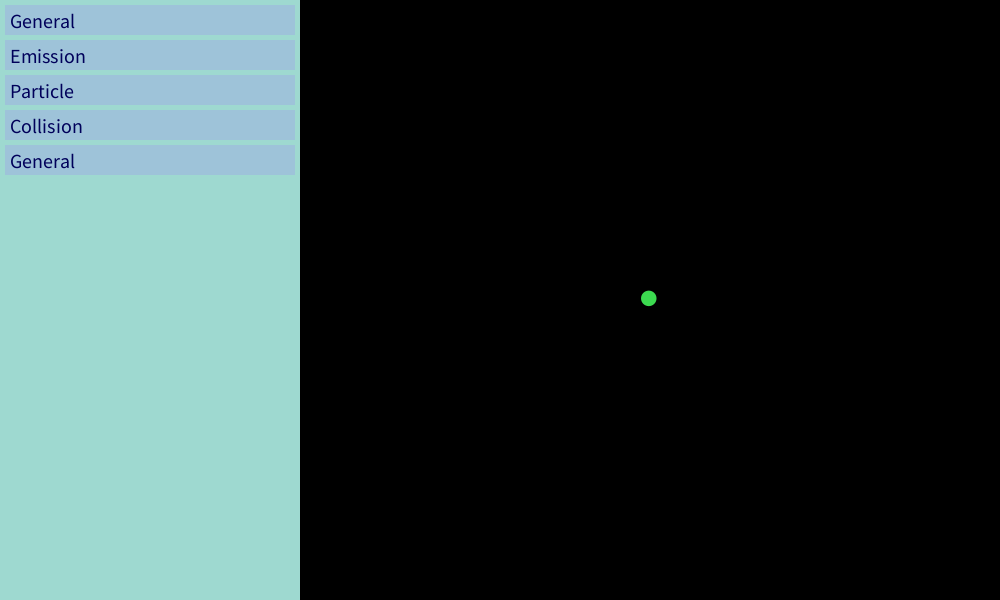
Frame 1 (no input)
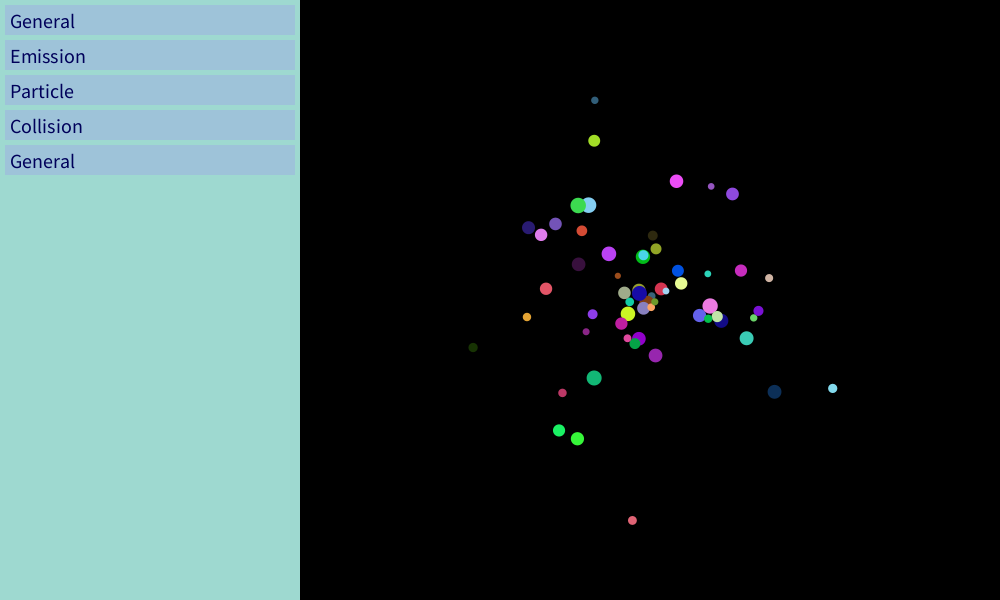
Frame 60 (the mouse pressed at the canvas centre just before this capture)
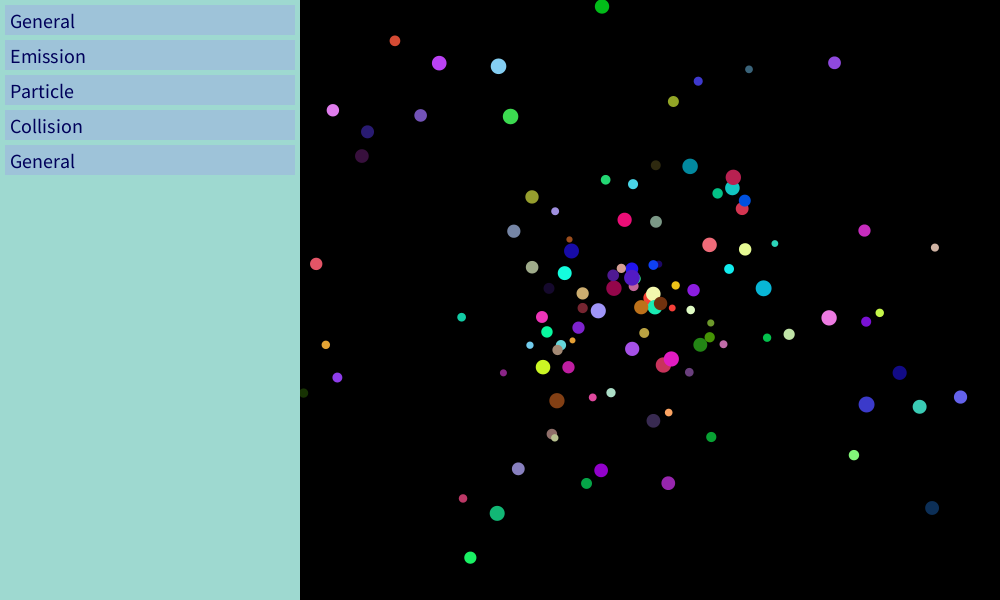
Frame 120 (the mouse held since frame 60 and released just before this capture)

The Processing sketch that drew these frames (run headless with seeded random() and noise(); from frame 60 on, the mouse is pressed at the canvas centre):

// Processing sketch: e
// ── e.pde
float groundY = 500;

//Menu
float menuWidth = 300;
float submenuHeight = 30;
float submenuSpace = 5;
float settingHeight = 55;
float settingSpace = 5;

float sliderHandleSize = 15;

color menuBackgroundColor = color(158, 217, 208);
color submenuColor = color(158, 195, 217);
color hoverColor = color(142, 186, 212);
color pressedColor = color(125, 172, 199);

int frame;
MenuHandler menuHandler = new MenuHandler();

Setting[] setting = {
  //int settings
  new Setting("framesBetweenDispenses", "Frames between each dispense", 0, 60, 0),
  new Setting("particlesPerDispense", "Particles per dispense", 1, 300, 1),
  new Setting("particleLifetime", "Particle lifetime", 1, 900, 180),
  new Setting("fadeFrame", "Frame to start fading", 1, 900, 150), //custom, based on totalFrames WIP
  //float settings
  new Setting("gravity", "Gravity", 0, 10.0, 0),
  new Setting("drag", "Drag", -0.01, 0.01, 0),
  //dual float settings
  new Setting("force", "Dispense force", 0.01, 30, new PVector(0.01, 5)),
  new Setting("angle", "Dispense angle", 0, 360, new PVector(0, 360)),
  new Setting("size", "Dispense size", 0.1, 100, new PVector(0.1, 14)),
  new Setting("minr", "Minimum R for RGB", 0, 255, new PVector(0, 255)),
  new Setting("ming", "Minimum G for RGB", 0, 255, new PVector(0, 255)),
  new Setting("minb", "Minimum B for RGB", 0, 255, new PVector(0, 255)),
  //boolean settings
  new Setting("fade", "Fade on/off", false),
  new Setting("groundcoll", "Collide with ground", false)
};

ParticleSystem ps1 = new ParticleSystem(
650, 300,  //x and y position
0,         //frames between dispenses
1,         //particles dispensed per dispense
1, 5,      //min force, max force        
180,       //particle lifetime
0, 360,    //min angle, max angle | 0 deg = right, 90 down, 180 left, 270 up
6, 16,     //min size, max size
true,      //fade particles
150,       //fade after frame
0.001      //Drag
);

void setup() {
  size(1000, 600);
  frameRate(60);
}

void draw() {
  background(0);
  ps1.update();
  //ps1.pos = new PVector(mouseX, mouseY);
  menuHandler.render();
  frame++;
  //print(getInt("fadeFrame") + "\n");
}

boolean mouseOn (float x, float y, float sx, float sy) {
  return (mouseX >= x && mouseX <= x+sx && mouseY >= y && mouseY <= y+sy);
}

color menuColor(float x1, float y1, float w, float h) {
  if (mouseOn(x1, y1, w, h)) {
    if (mousePressed) {
      return pressedColor;
    }
    return hoverColor;
  }
  else {
    return submenuColor;
  }
}

void mouseReleased() {
  menuHandler.mouseUp();
}

void mousePressed() {
  menuHandler.mouseDown();
}

//Finding variables by name
Setting findSetting (String name) {
  for (Setting s : setting) {
    if (s.callName.equals(name)) {
      return s;
    }
  }
  print("variable " + name + " not found");
  return null;
}

int getInt(String name) { 
  for (Setting s : setting) {
    if (s.callName.equals(name)) {
      return s.intValue;
    }
  }
  print("variable " + name + " not found");
  return 0;
}
float getFloat(String name) { 
  for (Setting s : setting) {
    if (s.callName.equals(name)) {
      return s.floatValue;
    }
  }
  print("variable " + name + " not found");
  return 0;
}
PVector getDual(String name) { 
  for (Setting s : setting) {
    if (s.callName.equals(name)) {
      return s.dualValue;
    }
  }
  print("variable " + name + " not found");
  return new PVector(0, 0);
}
boolean getBool(String name) { 
  for (Setting s : setting) {
    if (s.callName.equals(name)) {
      return s.boolValue;
    }
  }
  print("variable " + name + " not found");
  return false;
}

// ── MenuHandler.pde
class MenuHandler {
  Submenu[] submenu = new Submenu[5];
  String[] submenuNames = {
    "General",
    "Emission",
    "Particle",
    "Collision",
    "General"    
  };
  
  //0: int
  //1: float
  //2: dual float
  //3: boolean
  int[][][] menuDataUsed = {
    {{}, {1}, {}, {}},
    {{0, 1}, {}, {0, 1}, {}}, 
    {{2}, {0, 2}, {2, 3, 4, 5}, {0}}, 
    {{}, {}, {}, {1}}, 
    {{}, {}, {}, {}}, 
  };
  
  boolean anythingOpen = false;
  
  MenuHandler() {
    for (int i = 0; i < submenu.length; i++) {
      submenu[i] = new Submenu(submenuNames[i], i, menuDataUsed[i]);
    }
  }
  
  void render() {
    noStroke();
    fill(menuBackgroundColor);
    rect(0, 0, menuWidth, height);
    
    for (int i = 0; i < submenu.length; i++) {
      submenu[i].render(anythingOpen);
    }
    // back button
    if (anythingOpen) {
      fill(menuColor(submenuSpace, submenuSpace, 100, 50));
      rect(submenuSpace, submenuSpace, 100, 50);
      textSize(submenuHeight-10);
      fill(0, 0, 90);
      text("Back", settingSpace + 5, settingSpace*2 + 23);
    }
  }
  
  void mouseUp() {
    //Opens a submenu, but also closes all others
    if (anythingOpen && mouseOn(submenuSpace, submenuSpace, 100, 50)) {
      for (int b = 0; b < submenu.length; b++) {
        submenu[b].open = false;
      }
      anythingOpen = false;
    }
    else {
      for (int i = 0; i < submenu.length; i++) {
        submenu[i].mouseUp();
        if (!anythingOpen) {
          if (mouseOn(submenuSpace, (submenuHeight + submenuSpace)*i + submenuSpace, menuWidth-submenuSpace*2, submenuHeight)) {
            submenu[i].firstFrameOpen = true;
            submenu[i].open = true;
            anythingOpen = true;
            for (int b = 0; b < submenu.length; b++) {
              if (b != i) {
                submenu[b].open = false;
              }
            }
            break;
          }
        }
      }
    }
  }
  void mouseDown() {
    for (int i = 0; i < submenu.length; i++) {
      submenu[i].mouseDown();
    }
  }
}

// ── Particle.pde
class Particle {
  PVector pos;
  PVector vel;
  color colour = color(0);
  float weight;
  float drag;
  float size;
  int totalLifeTime;
  int lifeTime;
  
  //Fading
  boolean fade;
  int fadeFrame;
  
  Particle(float x, float y, float vx, float vy, float w, float d, float s, color c, int totLifeTime, boolean fadeEnabled, int fadeAfterFrame) {
    pos = new PVector(x, y);
    vel = new PVector(vx, vy);
    colour = c;
    weight = w;
    size = s;
    drag = d;
    totalLifeTime = totLifeTime;
    
    fade = fadeEnabled;
    fadeFrame = fadeAfterFrame;
  }
  
  void update() {
    updateVel();
    updatePos();
    render();
    lifeTime++;
  }
  
  void updateVel() {
    vel.y += getFloat("gravity")*weight*0.01;
    vel.y -= drag*vel.y;
    vel.x -= drag*vel.x;
  }
  
  void updatePos() {
    pos.add(vel);
    //Hitting the ground
    if (getBool("groundcoll")) {
      if (pos.y > groundY ) {
        pos.y = groundY;
        vel.y = -vel.y*random(0.4, 1);
        vel.x = 0.5*vel.x;
      }
    }
  }
  
  void render() {
    noStroke();
    fill(colour, (fade) ? map(lifeTime, fadeFrame, totalLifeTime, 255, 0) : 255);
    circle(pos.x, pos.y, size);
  }
  
  int getLifeTimeLeft() {
    return totalLifeTime-lifeTime;
  }
}

// ── ParticleSystem.pde
class ParticleSystem {
  PVector pos;
  
  
  /* OLDER VARIABLES
  int framesBetweenDispense;
  int amountPerDispense;
  float minForce, maxForce;
  int particleLifeTime;
  float minAngle, maxAngle;
  float minColour = 50;
  
  float minSize, maxSize;
  
  //Fading
  boolean fade;
  float fadeFrame;
  */
  
  ArrayList<Particle> particles = new ArrayList<Particle>();
  
  ParticleSystem(int x, int y, int f, int a, float mnForce, float mxForce, int lifeTime, float mnAngle, float mxAngle, float mnSize, float mxSize, boolean fadeEnabled, float fadeAfterFrame, float drag) {
    pos = new PVector(x, y);
    
    findSetting("framesBetweenDispenses").intValue = f;
    findSetting("particlesPerDispense").intValue = a;
    findSetting("particleLifetime").intValue = lifeTime;
    findSetting("fadeFrame").floatValue = fadeAfterFrame;
    findSetting("drag").floatValue = drag;
    findSetting("force").dualValue.x = mnForce;
    findSetting("force").dualValue.y = mxForce;
    findSetting("angle").dualValue.x = mnAngle;
    findSetting("angle").dualValue.y = mxAngle;
    findSetting("size").dualValue.x = mnSize;
    findSetting("size").dualValue.y = mxSize;
    findSetting("fade").boolValue = fadeEnabled;
    
  }
  
  void update() {
    if (getInt("framesBetweenDispenses") == 0) {
      dispenseParticle();
    }
    else if (frame % getInt("framesBetweenDispenses") == 0) {
      dispenseParticle();
    }
    //Updating particles
    for (int i = particles.size() - 1; i >= 0; i--) {
      particles.get(i).update();  
      if (particles.get(i).getLifeTimeLeft() < 0) {
        particles.remove(i);
      }
    }
  }
  
  void dispenseParticle() {
    for (int i = 0; i < getInt("particlesPerDispense"); i++) {
      float angle = random(getDual("angle").x, getDual("angle").y);
      angle = radians(angle);
      float force = random(getDual("force").x, getDual("force").y);
      particles.add(new Particle(pos.x, pos.y, cos(angle)*force, sin(angle)*force, 1, getFloat("drag"), random(getDual("size").x, getDual("size").y), color(random(getDual("minr").x, getDual("minr").y), 
      random(getDual("ming").x, getDual("ming").y), random(getDual("minb").x, getDual("minb").y)), getInt("particleLifetime"), getBool("fade"), getInt("fadeFrame")));
    }
  }
  
  
  /*
  Particle[] particle;
  boolean[] slotTaken;
  int maxParticles;
  
  ParticleSystem(int x, int y, int maxPart, int f, int a) {
    pos = new PVector(x, y);
    intData[0] = f;
    intData[1] = a;
    slotFree = new boolean[maxPart];
  }
  
  void update() {
    if (intData[0] != 0) {
      dispenseParticle();
    }
    else if (frame % intData[0] == 0) {
      dispenseParticle();
    }
    else {
      for (int i = 0; i < maxParticles; i++) {
        
      }
    }
  }
  
  void dispenseParticle() {
    particle[giveSlot()] = new Particle();
  }
  
  int giveSlot() {
    int leastIndex;
    int leastLifetime;
    for (int i = 0; i < maxParticles; i++) {
      if (!slotTaken[i]) {
        return i;
        //break;
      }
    }
    //Array is full
    print("Particle system max amount filled up, ");
    for (int i = 0; i < maxParticles; i++) {
      if (particle[i].getLifeTimeLeft) {
        
      }
    }
  }
  */
}

// ── Setting.pde
class Setting {
  
  int intValue;
  int minIntValue;
  int maxIntValue;
  
  float floatValue;
  float minFloatValue;
  float maxFloatValue;
  
  PVector dualValue = new PVector(0, 0);
  boolean boolValue;
  String type;
  String name;
  String callName;
  
  PVector textOffset = new PVector(5, 5);
  
  
  //For type int
  Setting (String callName_, String name_, int mnValue, int mxValue, int val) {
    intValue = val;
    callName = callName_;
    name = name_;
    type = "int";
    minIntValue = mnValue;
    maxIntValue = mxValue;
    if (intValue < mnValue) {
      intValue = mnValue;
    } else if (intValue > mxValue) {
      intValue = mxValue;
    }
  }
  
  //For type float
  Setting (String callName_, String name_, float mnValue, float mxValue, float val) {
    floatValue = val;
    callName = callName_;
    name = name_;
    type = "float";
    minFloatValue = mnValue;
    maxFloatValue = mxValue;
    if (floatValue < mnValue) {
      floatValue = mnValue;
    } else if (intValue > mxValue) {
      floatValue = mxValue;
    }
  }
  
  //For type dual float
  Setting (String callName_, String name_, float mnValue, float mxValue, PVector val) {
    dualValue = val;
    callName = callName_;
    name = name_;
    type = "dualfloat";
    minFloatValue = mnValue;
    maxFloatValue = mxValue;
  }
  
  //For type dual boolean
  Setting (String callName_, String name_, boolean val) {
    boolValue = val;
    callName = callName_;
    name = name_;
    type = "bool";
  }
  
  void render(int i) {
    noStroke();
    fill(submenuColor);
    rect(settingSpace, settingHeight*i+settingSpace*(i+1), menuWidth-settingSpace*2, settingHeight);
    stroke(255);
    fill(0, 0, 90);
    switch (type) {
      case "bool":
        renderForBool(i);
      
    }
  }
  
  void renderForBool(int index) {
    text(name + " " + (boolValue ? "Enabled" : "Disabled"), settingSpace + textOffset.x, settingHeight*index+settingSpace*(index+1) + textOffset.y);
  }
  
  void mouseUp() {
    
  }
  
  void mouseDown() {
    if (type == "bool") {
      boolValue = !boolValue;
    }
  }
}

// ── Submenu.pde
class Submenu {
  boolean open;
  int index;
  
  int[][] dataUsed;
  String name;
  
  boolean firstFrameOpen;
  
  Setting[] settings = new Setting[0];
  
  Submenu(String name_, int index_, int[][] dataUsed_) {
    index = index_;
    name = name_;
    dataUsed = dataUsed_;
  }
  
  void render(boolean onlyRenderIfOpen) {
    if (open) {
      if (firstFrameOpen) {
        openNewSettings();
        firstFrameOpen = false;
      }
      //print(settings.length);
      for (Setting sett : settings) {
        //print(sett.settingIndex);
        //sett.render();
      }
      fill(menuColor(submenuSpace, submenuSpace, 50, 100));
      rect(submenuSpace, submenuSpace, 100, 50);
    }
    else if (!onlyRenderIfOpen) {
      fill(menuColor(submenuSpace, (submenuHeight + submenuSpace)*index + submenuSpace, menuWidth-submenuSpace*2, submenuHeight));
      rect(submenuSpace, (submenuHeight + submenuSpace)*index + submenuSpace, menuWidth-submenuSpace*2, submenuHeight);
      textSize(submenuHeight-10);
      fill(0, 0, 90);
      text(name, submenuSpace + 5, (submenuHeight + submenuSpace)*index + submenuSpace + 23);
    }
  }
  
  void openNewSettings() {
    settings = new Setting[dataUsed[0].length + dataUsed[1].length + dataUsed[2].length + dataUsed[3].length];
    int b = 0;
    for (int t = 0; t < 4; t++) { //Cycling through data types
      for (int i = 0; i < dataUsed[t].length; i++) { //Cycling through the data
        print(b + "\n");
        //settings[b] = new Setting(t, dataUsed[t][i], b);
        b++;
      }
    }
  }  
  
  void mouseUp() {
    for (int i = 0; i < settings.length; i++) {
      settings[i].mouseUp();
    }
  }
  
  void mouseDown() {
    for (int i = 0; i < settings.length; i++) {
      settings[i].mouseDown();
    }
  }
}
